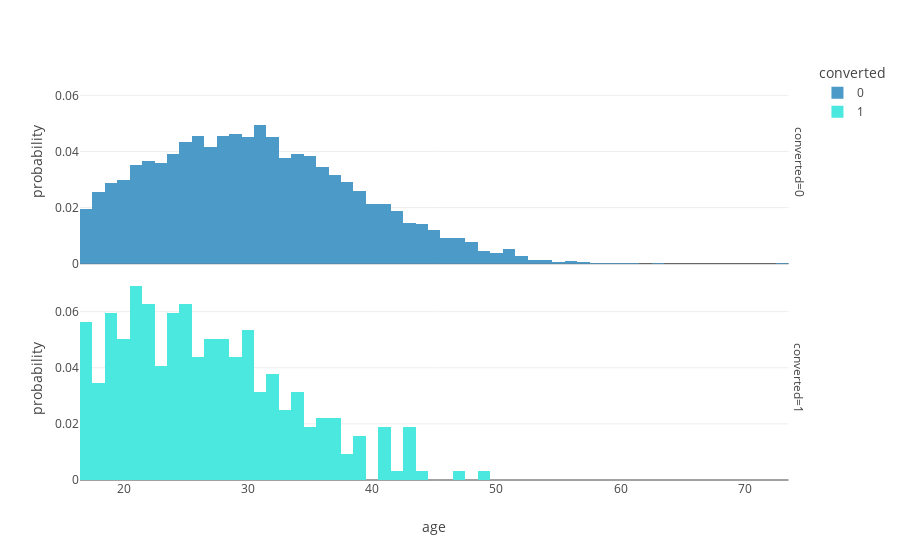
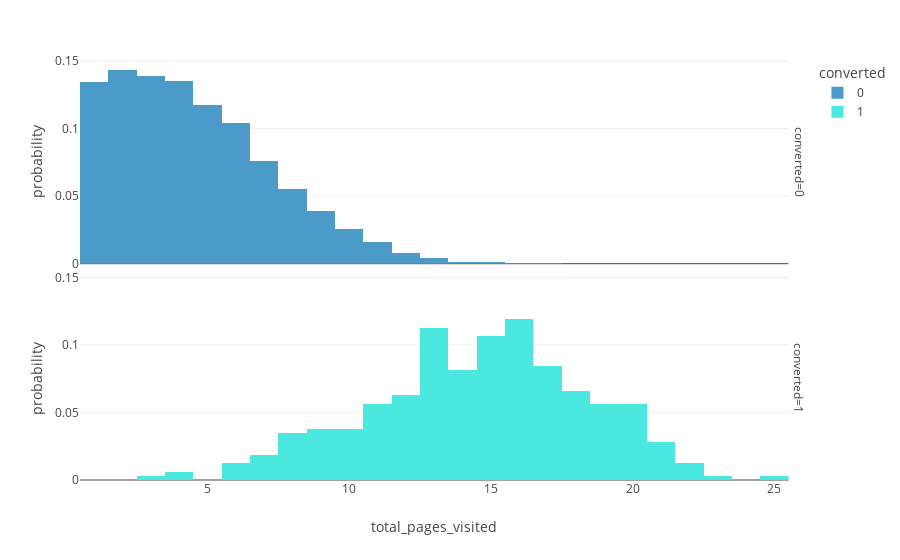

Notebook source saved alongside these figures, in order:
### Code cell
# Univariate analysis
# Distribution of each numeric variable
num_features = ['age', 'total_pages_visited']
for f in num_features:
    fig = px.histogram(data_sample, f, color = 'converted', facet_row = 'converted', histnorm = 'probability')
    fig.show()

### Figure 1 — Plotly figure (JSON) as saved in the notebook; plotly's stock layout.template omitted (floating-point values rounded to 4 significant figures; data arrays with more than 128 entries replaced by an {"elided": "..."} marker saying what was removed)
{"data": [{"alignmentgroup": "True", "bingroup": "x", "histnorm": "probability", "hovertemplate": "converted=0<br>age=%{x}<br>probability=%{y}<extra></extra>", "legendgroup": "0", "marker": {"color": "#4B9AC7", "pattern": {"shape": ""}}, "name": "0", "offsetgroup": "0", "orientation": "v", "showlegend": true, "type": "histogram", "x": {"elided": "9681 int values"}, "xaxis": "x2", "yaxis": "y2"}, {"alignmentgroup": "True", "bingroup": "x", "histnorm": "probability", "hovertemplate": "converted=1<br>age=%{x}<br>probability=%{y}<extra></extra>", "legendgroup": "1", "marker": {"color": "#4BE8E0", "pattern": {"shape": ""}}, "name": "1", "offsetgroup": "1", "orientation": "v", "showlegend": true, "type": "histogram", "x": {"elided": "319 int values"}, "xaxis": "x", "yaxis": "y"}], "layout": {"annotations": [{"font": {}, "showarrow": false, "text": "converted=1", "textangle": 90, "x": 0.98, "xanchor": "left", "xref": "paper", "y": 0.2425, "yanchor": "middle", "yref": "paper"}, {"font": {}, "showarrow": false, "text": "converted=0", "textangle": 90, "x": 0.98, "xanchor": "left", "xref": "paper", "y": 0.7575, "yanchor": "middle", "yref": "paper"}], "barmode": "relative", "legend": {"title": {"text": "converted"}, "tracegroupgap": 0}, "margin": {"t": 60}, "xaxis": {"anchor": "y", "domain": [0, 0.98], "title": {"text": "age"}}, "xaxis2": {"anchor": "y2", "domain": [0, 0.98], "matches": "x", "showticklabels": false}, "yaxis": {"anchor": "x", "domain": [0, 0.485], "title": {"text": "probability"}}, "yaxis2": {"anchor": "x2", "domain": [0.515, 1], "matches": "y", "title": {"text": "probability"}}}}

### Figure 2 — Plotly figure (JSON) as saved in the notebook; plotly's stock layout.template omitted (floating-point values rounded to 4 significant figures; data arrays with more than 128 entries replaced by an {"elided": "..."} marker saying what was removed)
{"data": [{"alignmentgroup": "True", "bingroup": "x", "histnorm": "probability", "hovertemplate": "converted=0<br>total_pages_visited=%{x}<br>probability=%{y}<extra></extra>", "legendgroup": "0", "marker": {"color": "#4B9AC7", "pattern": {"shape": ""}}, "name": "0", "offsetgroup": "0", "orientation": "v", "showlegend": true, "type": "histogram", "x": {"elided": "9681 int values"}, "xaxis": "x2", "yaxis": "y2"}, {"alignmentgroup": "True", "bingroup": "x", "histnorm": "probability", "hovertemplate": "converted=1<br>total_pages_visited=%{x}<br>probability=%{y}<extra></extra>", "legendgroup": "1", "marker": {"color": "#4BE8E0", "pattern": {"shape": ""}}, "name": "1", "offsetgroup": "1", "orientation": "v", "showlegend": true, "type": "histogram", "x": {"elided": "319 int values"}, "xaxis": "x", "yaxis": "y"}], "layout": {"annotations": [{"font": {}, "showarrow": false, "text": "converted=1", "textangle": 90, "x": 0.98, "xanchor": "left", "xref": "paper", "y": 0.2425, "yanchor": "middle", "yref": "paper"}, {"font": {}, "showarrow": false, "text": "converted=0", "textangle": 90, "x": 0.98, "xanchor": "left", "xref": "paper", "y": 0.7575, "yanchor": "middle", "yref": "paper"}], "barmode": "relative", "legend": {"title": {"text": "converted"}, "tracegroupgap": 0}, "margin": {"t": 60}, "xaxis": {"anchor": "y", "domain": [0, 0.98], "title": {"text": "total_pages_visited"}}, "xaxis2": {"anchor": "y2", "domain": [0, 0.98], "matches": "x", "showticklabels": false}, "yaxis": {"anchor": "x", "domain": [0, 0.485], "title": {"text": "probability"}}, "yaxis2": {"anchor": "x2", "domain": [0.515, 1], "matches": "y", "title": {"text": "probability"}}}}
